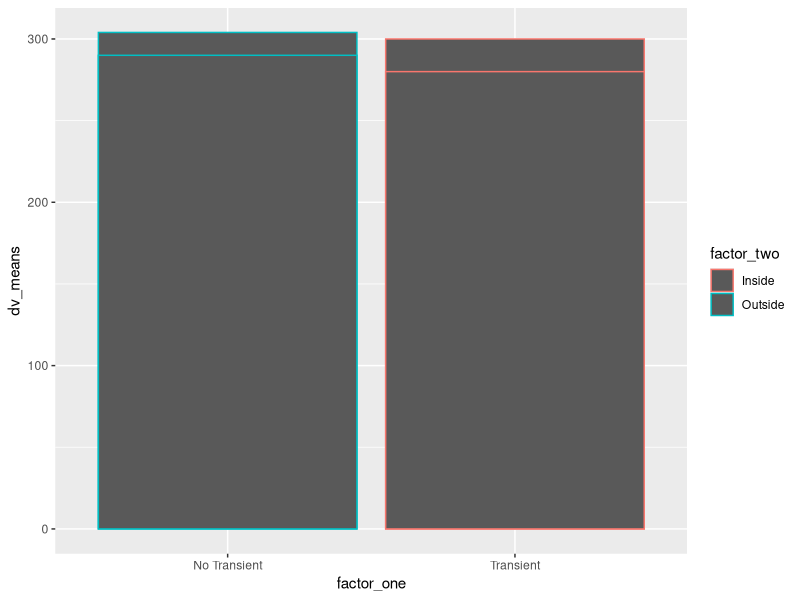
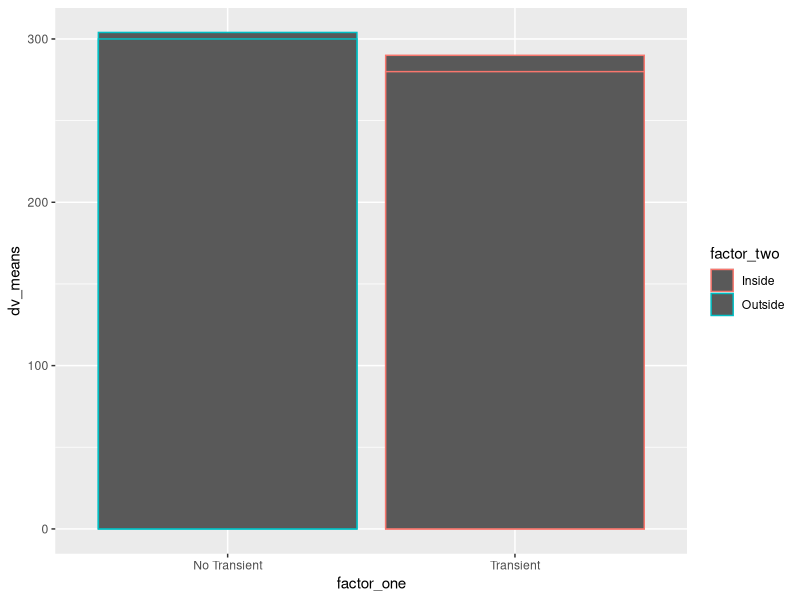
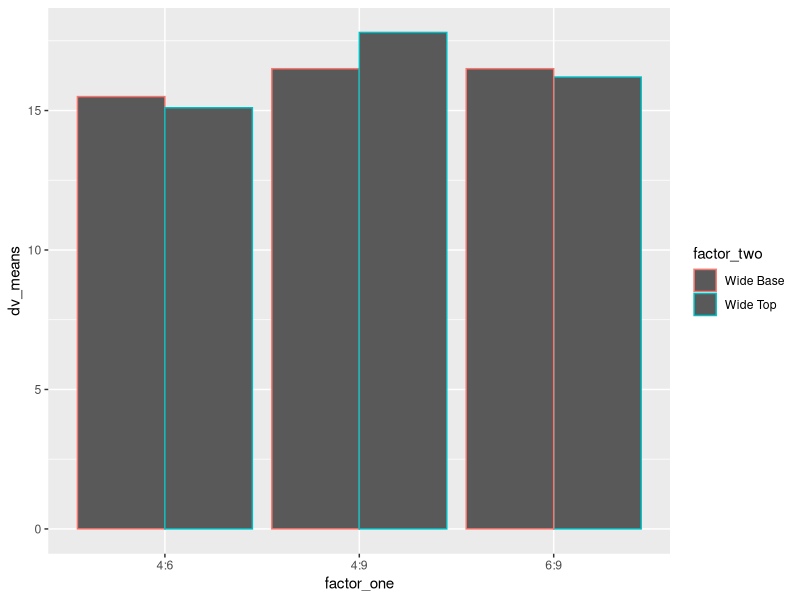

Write R code to recreate these figures, in order.
## ---- chunk 1
knitr::opts_chunk$set(echo = TRUE)
## ---- chunk 2
library(ggplot2)
factor_one <- rep(as.factor(c("No Transient","Transient")),2)
factor_two <- rep(as.factor(c("Outside","Inside")),2)
dv_means <- c(304,300,290,280)
dv_SEs   <- c(4,3.4,4,3)
plot_df <- data.frame(factor_one,
                      factor_two,
                      dv_means,
                      dv_SEs)
ggplot(plot_df, aes(x=factor_one,y=dv_means,
                    group=factor_two,
                    color=factor_two))+
  geom_bar(stat="identity", position="dodge")
## ---- chunk 3
library(ggplot2)
factor_one <- rep(as.factor(c("No Transient","Transient")),2)
factor_two <- rep(as.factor(c("Outside","Inside")),2)
dv_means <- c(304,290,300,280)
dv_SEs   <- c(4,3.4,4,3)
plot_df <- data.frame(factor_one,
                      factor_two,
                      dv_means,
                      dv_SEs)
ggplot(plot_df, aes(x=factor_one,y=dv_means,
                    group=factor_two,
                    color=factor_two))+
  geom_bar(stat="identity", position="dodge")
## ---- chunk 4
factor_one <- rep(as.factor(c("4:6","6:9","4:9")),2)
factor_two <- rep(as.factor(c("Wide Base","Wide Top")),3)
dv_means <- c(15.5,16.2,16.5,15.1,16.5,17.8)
dv_SEs   <- c(4,3.4,4,3,2,4)
plot_df <- data.frame(factor_one,
                      factor_two,
                      dv_means,
                      dv_SEs)
ggplot(plot_df, aes(x=factor_one,y=dv_means,
                    group=factor_two,
                    color=factor_two))+
  geom_bar(stat="identity", position="dodge")
